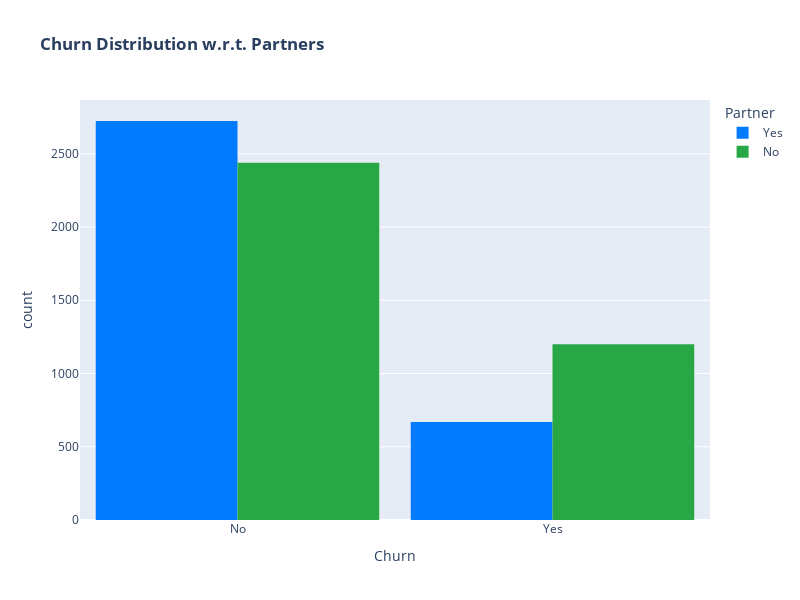

The code cell stored with this chart in its notebook:
### Code cell
color_map = {"Yes": '#007bff', "No": '#28a745'}  

# Creating grouped histogram to visualize Churn distribution with respect to having a Partner
fig = px.histogram(df, x="Churn", color="Partner", barmode="group",
                   title="<b>Churn Distribution w.r.t. Partners</b>",
                   color_discrete_map=color_map)

fig.update_layout(width=800, height=600, bargap=0.1)  

fig.show()

### Figure 1 — Plotly figure (JSON) as saved in the notebook; plotly's stock layout.template omitted (floating-point values rounded to 4 significant figures; data arrays with more than 128 entries replaced by an {"elided": "..."} marker saying what was removed)
{"data": [{"alignmentgroup": "True", "bingroup": "x", "hovertemplate": "Partner=Yes<br>Churn=%{x}<br>count=%{y}<extra></extra>", "legendgroup": "Yes", "marker": {"color": "#007bff", "pattern": {"shape": ""}}, "name": "Yes", "offsetgroup": "Yes", "orientation": "v", "showlegend": true, "type": "histogram", "x": {"elided": "3393 str values"}, "xaxis": "x", "yaxis": "y"}, {"alignmentgroup": "True", "bingroup": "x", "hovertemplate": "Partner=No<br>Churn=%{x}<br>count=%{y}<extra></extra>", "legendgroup": "No", "marker": {"color": "#28a745", "pattern": {"shape": ""}}, "name": "No", "offsetgroup": "No", "orientation": "v", "showlegend": true, "type": "histogram", "x": {"elided": "3639 str values"}, "xaxis": "x", "yaxis": "y"}], "layout": {"bargap": 0.1, "barmode": "group", "height": 600, "legend": {"title": {"text": "Partner"}, "tracegroupgap": 0}, "title": {"text": "<b>Churn Distribution w.r.t. Partners</b>"}, "width": 800, "xaxis": {"anchor": "y", "autorange": true, "domain": [0, 1], "range": [-0.5, 1.5], "title": {"text": "Churn"}, "type": "category"}, "yaxis": {"anchor": "x", "autorange": true, "domain": [0, 1], "range": [0, 2867.0], "title": {"text": "count"}}}}
